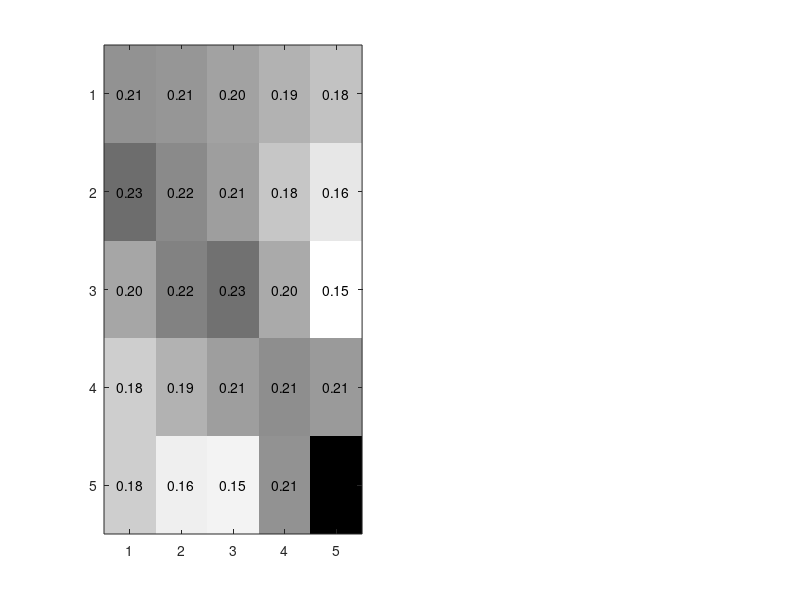

MATLAB code for this plot: (Note: this script raises an error after producing the figure.)
%Creates Figure D1 - representations of intergenerational copulas for
% Denmark the United States. This figure uses data on copulas taken from
% the data file 'copulas.mat' It simply plots two 5x5 matrices.

clear
close all;
load('copulas.mat')

Nfracs=5;
mat=dk4;
subplot(1,2,1);

imagesc(mat);
colormap(flipud(gray));
textStrings = num2str(mat(:), '%0.2f');
textStrings = strtrim(cellstr(textStrings));
[x, y] = meshgrid(1:Nfracs);
hStrings = text(x(:), y(:), textStrings(:), ...
    'HorizontalAlignment', 'center');
midValue = mean(get(gca, 'CLim'));
textColors = repmat(mat(:) > midValue, 1, 3);
set(hStrings, {'Color'}, num2cell(textColors, 2));
tmptmp=1:Nfracs;
tickss=strsplit(num2str(tmptmp));
set(gca, 'XTick', 1:Nfracs, ...
    'XTickLabel', tickss, ...
    'YTick', 1:Nfracs, ...
    'YTickLabel', tickss, ...
    'TickLength', [0 0]);

xlabel('Quintile of children')
ylabel('Quintile of parents')
title('Denmark (Jäntti et al. (2006))')

mat=copula5_USA_eberharter;
subplot(1,2,2);

imagesc(mat);
colormap(flipud(gray));
textStrings = num2str(mat(:), '%0.2f');
textStrings = strtrim(cellstr(textStrings));
[x, y] = meshgrid(1:Nfracs);
hStrings = text(x(:), y(:), textStrings(:), ...
    'HorizontalAlignment', 'center');
midValue = mean(get(gca, 'CLim'));
textColors = repmat(mat(:) > midValue, 1, 3);
set(hStrings, {'Color'}, num2cell(textColors, 2));
tmptmp=1:Nfracs;
tickss=strsplit(num2str(tmptmp));
set(gca, 'XTick', 1:Nfracs, ...
    'XTickLabel', tickss, ...
    'YTick', 1:Nfracs, ...
    'YTickLabel', tickss, ...
    'TickLength', [0 0]);

xlabel('Quintile of children')
ylabel('Quintile of parents')
title('United States (Eberharter (2014))')

%Export figure
set(gcf, 'Position', [10 10 500*1.8 400]);
set(gcf,'color','w');
exportgraphics(gcf,'figureD1.jpg','Resolution',1200)
exportgraphics(gcf,'figureD1.pdf')
exportgraphics(gcf,'figureD1.eps')
close all
clear